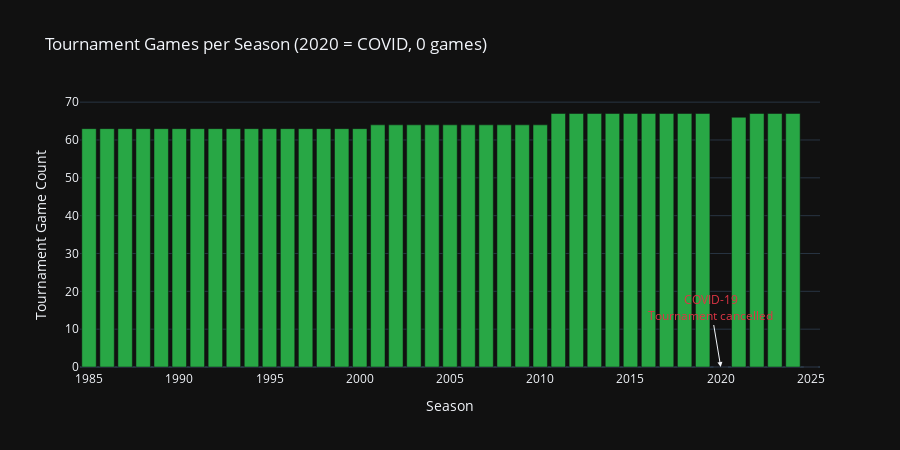

This figure's notebook cell:
### Code cell
# ── 4.5  Tournament flag audit — highlight 2020 (COVID: zero tournament games) ─
per_season_tourn = (
    all_games_df.groupby("season")["is_tournament"]
    .sum()
    .reset_index(name="tournament_count")
)

per_season_tourn["color"] = np.where(
    per_season_tourn["season"] == 2020,
    COLOR_BAD,
    COLOR_GOOD,
)

fig = go.Figure(
    go.Bar(
        x=per_season_tourn["season"],
        y=per_season_tourn["tournament_count"],
        marker_color=per_season_tourn["color"],
    )
)
fig.add_annotation(
    x=2020, y=0,
    text="COVID-19<br>Tournament cancelled",
    showarrow=True, arrowhead=2, ay=-60,
    font=dict(color=COLOR_BAD),
)
fig.update_layout(
    title="Tournament Games per Season (2020 = COVID, 0 games)",
    xaxis_title="Season",
    yaxis_title="Tournament Game Count",
    template="plotly_dark",
    height=450,
)
fig.show()

tourn_2020 = per_season_tourn.loc[per_season_tourn["season"] == 2020, "tournament_count"].values
val_2020 = int(tourn_2020[0]) if len(tourn_2020) else 0
print(f"2020 tournament games: {val_2020} {'✓ (expected: COVID)' if val_2020 == 0 else '⚠ UNEXPECTED'}")

### Figure 1 — Plotly figure (JSON) as saved in the notebook; plotly's stock layout.template omitted (floating-point values rounded to 4 significant figures)
{"data": [{"marker": {"color": ["#28a745", "#28a745", "#28a745", "#28a745", "#28a745", "#28a745", "#28a745", "#28a745", "#28a745", "#28a745", "#28a745", "#28a745", "#28a745", "#28a745", "#28a745", "#28a745", "#28a745", "#28a745", "#28a745", "#28a745", "#28a745", "#28a745", "#28a745", "#28a745", "#28a745", "#28a745", "#28a745", "#28a745", "#28a745", "#28a745", "#28a745", "#28a745", "#28a745", "#28a745", "#28a745", "#dc3545", "#28a745", "#28a745", "#28a745", "#28a745", "#28a745"]}, "type": "bar", "x": [1985, 1986, 1987, 1988, 1989, 1990, 1991, 1992, 1993, 1994, 1995, 1996, 1997, 1998, 1999, 2000, 2001, 2002, 2003, 2004, 2005, 2006, 2007, 2008, 2009, 2010, 2011, 2012, 2013, 2014, 2015, 2016, 2017, 2018, 2019, 2020, 2021, 2022, 2023, 2024, 2025], "y": [63, 63, 63, 63, 63, 63, 63, 63, 63, 63, 63, 63, 63, 63, 63, 63, 64, 64, 64, 64, 64, 64, 64, 64, 64, 64, 67, 67, 67, 67, 67, 67, 67, 67, 67, 0, 66, 67, 67, 67, 0]}], "layout": {"annotations": [{"arrowhead": 2, "ay": -60, "font": {"color": "#dc3545"}, "showarrow": true, "text": "COVID-19<br>Tournament cancelled", "x": 2020, "y": 0}], "height": 450, "title": {"text": "Tournament Games per Season (2020 = COVID, 0 games)"}, "xaxis": {"title": {"text": "Season"}}, "yaxis": {"title": {"text": "Tournament Game Count"}}}}
